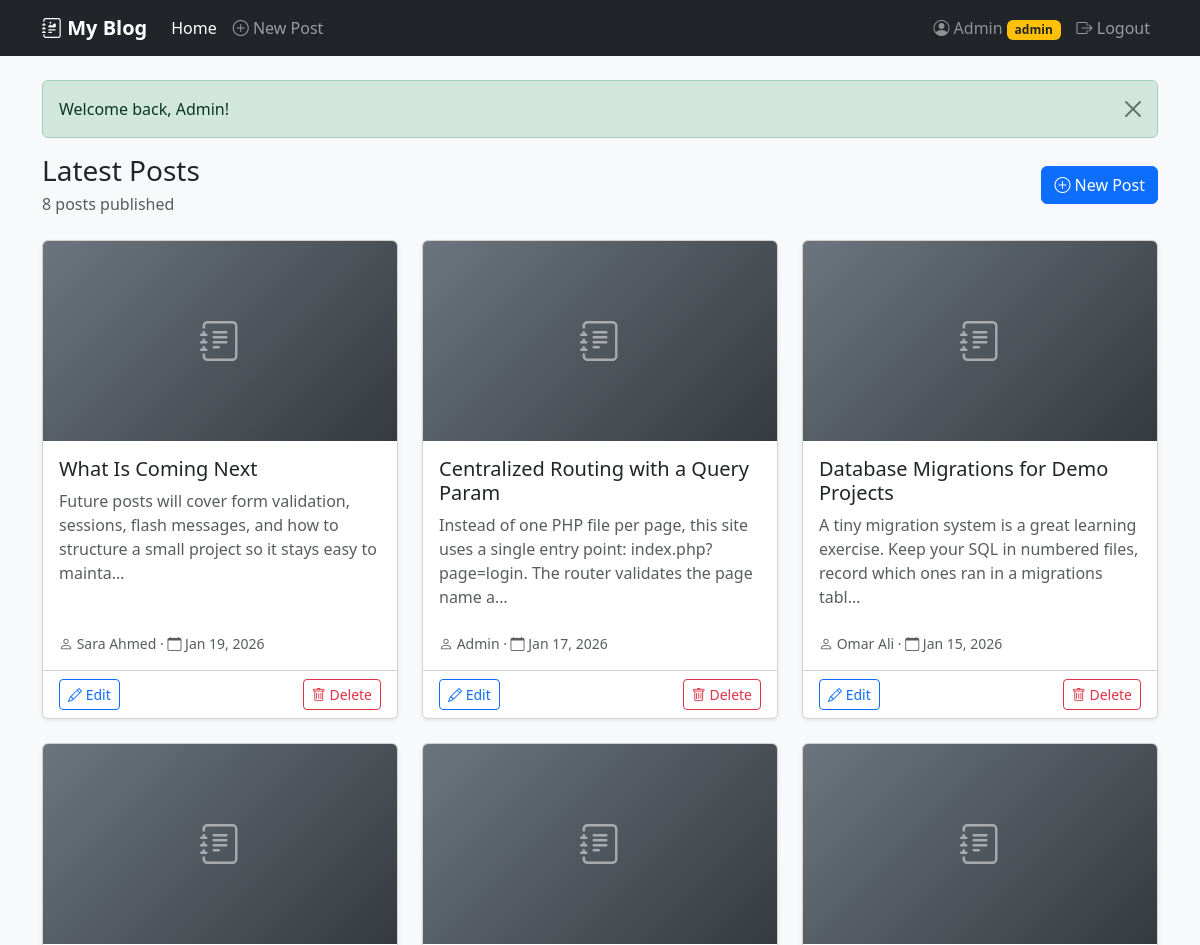
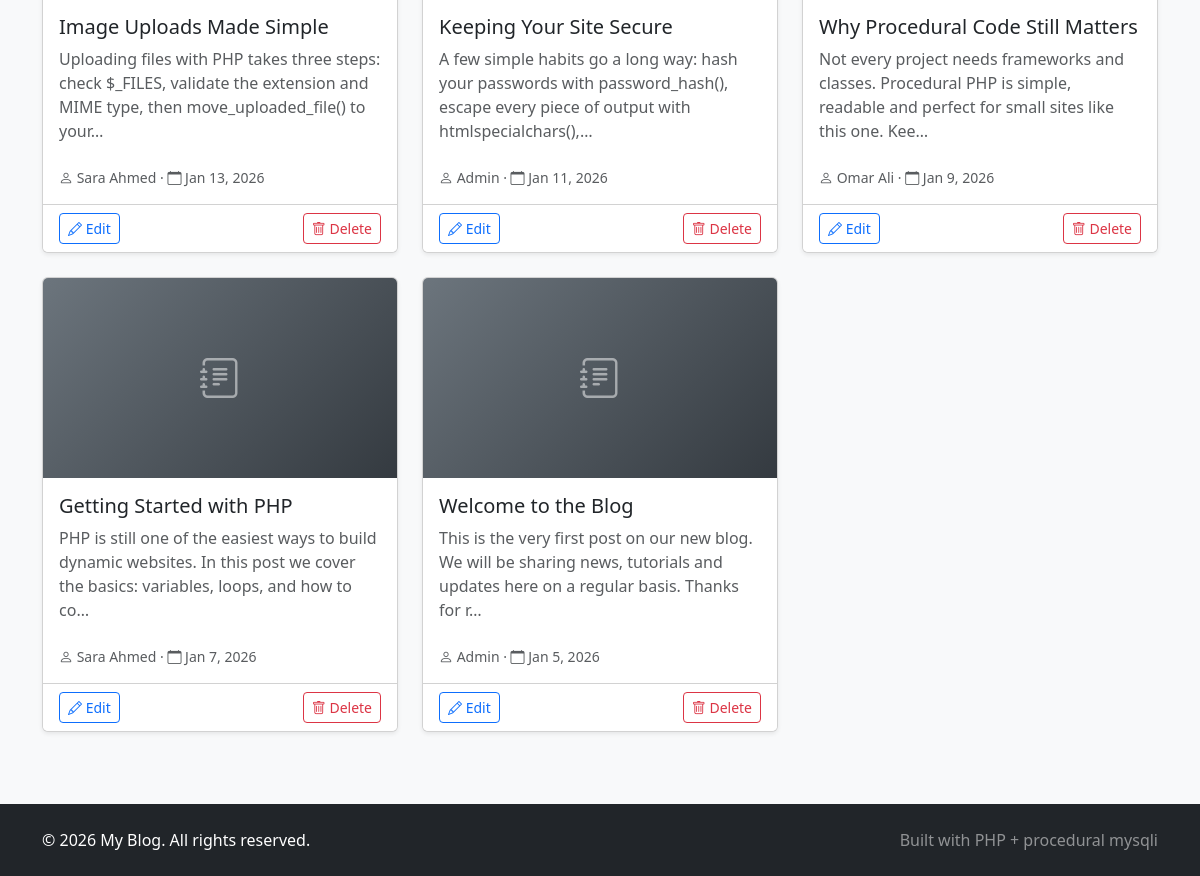
Page /index.php?page=home (signed in) on the committed database (2 pictures, top to bottom).
### tables this page shows
CREATE TABLE posts (
    id INT NOT NULL AUTO_INCREMENT PRIMARY KEY,
    user_id INT NOT NULL,
    title VARCHAR(200) NOT NULL,
    content TEXT NOT NULL,
    image VARCHAR(255) DEFAULT NULL,
    created_at DATETIME NOT NULL DEFAULT CURRENT_TIMESTAMP,
    updated_at DATETIME NOT NULL DEFAULT CURRENT_TIMESTAMP ON UPDATE CURRENT_TIMESTAMP,
    KEY idx_posts_user_id (user_id),
    CONSTRAINT fk_posts_user FOREIGN KEY (user_id) REFERENCES users (id) ON DELETE CASCADE
);

CREATE TABLE users (
    id INT NOT NULL AUTO_INCREMENT PRIMARY KEY,
    name VARCHAR(100) NOT NULL,
    email VARCHAR(190) NOT NULL UNIQUE,
    password VARCHAR(255) NOT NULL,
    role ENUM('admin','user') NOT NULL DEFAULT 'user',
    created_at DATETIME NOT NULL DEFAULT CURRENT_TIMESTAMP
);

### index.php (called while the page is built, shortened)
<?php
require_once __DIR__ . '/config/config.php';
require_once __DIR__ . '/core/functions.php';
$page = $_GET['page'] ?? 'home';
switch ($page) {
    case 'home':
        $posts = getAllPosts();
        break;
}
require __DIR__ . '/inc/header.php';
require __DIR__ . '/views/' . $page . '.php';
require __DIR__ . '/inc/footer.php';

### core/functions.php (called while the page is built, shortened)
<?php
function e($value)
{
    return htmlspecialchars((string) $value, ENT_QUOTES, 'UTF-8');
}
function isLoggedIn()
{
    return isset($_SESSION['user_id']);
}
function isAdmin()
{
    return isset($_SESSION['user_role']) && $_SESSION['user_role'] === 'admin';
}
function canEdit($post)
{
    return (int) $_SESSION['user_id'] === (int) $post['user_id'] || isAdmin();
}
function getAllPosts()
{
    global $conn;
    $sql = "SELECT p.*, u.name AS author_name
            FROM posts p
            INNER JOIN users u ON u.id = p.user_id
            ORDER BY p.created_at DESC, p.id DESC";
    $result = mysqli_query($conn, $sql);
    $posts = [];
    if ($result) {
        while ($row = mysqli_fetch_assoc($result)) {
            $posts[] = $row;
        }
    }
    return $posts;
}

### views/home.php (the view, shortened to what this page needs)
<div class="d-flex justify-content-between align-items-center mb-4 flex-wrap gap-2">
    <div>
        <h1 class="h3 mb-1">Latest Posts</h1>
        <p class="text-muted mb-0"><?= count($posts) ?> post<?= count($posts) === 1 ? '' : 's' ?> published</p>
    </div>
    <?php if (isLoggedIn()) { ?>
        <a href="index.php?page=add_post" class="btn btn-primary">
            <i class="bi bi-plus-circle"></i> New Post
        </a>
    <?php } ?>
</div>
<?php if (empty($posts)) { ?>
    <div class="alert alert-info">
        No posts yet.
        <?php if (isLoggedIn()) { ?>
            <a href="index.php?page=add_post">Write the first one</a>.
        <?php } ?>
    </div>
<?php } else { ?>
    <div class="row g-4">
        <?php foreach ($posts as $post) { ?>
            <div class="col-md-6 col-lg-4">
                <div class="card h-100 shadow-sm post-card">
                    <a href="index.php?page=post&id=<?= (int) $post['id'] ?>">
                        <?php if ($post['image']) { ?>
                            <img src="assets/uploads/<?= e($post['image']) ?>" class="card-img-top post-thumb" alt="<?= e($post['title']) ?>">
                        <?php } else { ?>
                            <div class="card-img-top post-thumb post-placeholder d-flex align-items-center justify-content-center">
                                <i class="bi bi-journal-text fs-1 text-white-50"></i>
                            </div>
                        <?php } ?>
                    </a>
                    <div class="card-body d-flex flex-column">
                        <h5 class="card-title">
                            <a href="index.php?page=post&id=<?= (int) $post['id'] ?>" class="text-decoration-none text-dark">
                                <?= e($post['title']) ?>
                            </a>
                        </h5>
                        <p class="card-text text-muted flex-grow-1">
                            <?= e(mb_substr(strip_tags($post['content']), 0, 130)) ?><?= mb_strlen(strip_tags($post['content'])) > 130 ? '…' : '' ?>
                        </p>
                        <div class="d-flex justify-content-between align-items-center mt-2">
                            <small class="text-muted">
                                <i class="bi bi-person"></i> <?= e($post['author_name']) ?>
                                &middot; <i class="bi bi-calendar"></i> <?= e(date('M j, Y', strtotime($post['created_at']))) ?>
                            </small>
                        </div>
                    </div>
                    <?php if (canEdit($post)) { ?>
                        <div class="card-footer bg-white d-flex gap-2">
                            <a href="index.php?page=edit_post&id=<?= (int) $post['id'] ?>" class="btn btn-sm btn-outline-primary">
                                <i class="bi bi-pencil"></i> Edit
                            </a>
                            <form action="index.php?page=delete_post&id=<?= (int) $post['id'] ?>" method="post" class="ms-auto"
                                  onsubmit="return confirm('Delete this post? This cannot be undone.');">
                                <button type="submit" class="btn btn-sm btn-outline-danger">
                                    <i class="bi bi-trash"></i> Delete
                                </button>
                            </form>
                        </div>
                    <?php } ?>
                </div>
            </div>
        <?php } ?>
    </div>
<?php } ?>

### assets/css/style.css (style rules this page uses)
body { min-height: 100vh; display: flex; flex-direction: column; background-color: #f8f9fa; }
.post-card { transition: transform 0.15s ease, box-shadow 0.15s ease; }
.post-thumb { height: 200px; object-fit: cover; }
.post-placeholder { background: linear-gradient(135deg, #6c757d, #343a40); }

### rows in the picture
posts: title "What Is Coming Next", content "Future posts will cover form validation, sessions, flash messages, and how to structure a small project so it stays easy to mainta", user.name "Sara Ahmed", created_at "Jan 19, 2026"
posts: title "Centralized Routing with a Query Param", content "Instead of one PHP file per page, this site uses a single entry point: index.php?page=login. The router validates the page name a", user.name "Admin", created_at "Jan 17, 2026"
posts: title "Database Migrations for Demo Projects", content "A tiny migration system is a great learning exercise. Keep your SQL in numbered files, record which ones ran in a migrations tabl", user.name "Omar Ali", created_at "Jan 15, 2026"
posts: title "Image Uploads Made Simple", content "Uploading files with PHP takes three steps: check $_FILES, validate the extension and MIME type, then move_uploaded_file() to your", user.name "Sara Ahmed", created_at "Jan 13, 2026"
posts: title "Keeping Your Site Secure", content "A few simple habits go a long way: hash your passwords with password_hash(), escape every piece of output with htmlspecialchars(),", user.name "Admin", created_at "Jan 11, 2026"
posts: title "Why Procedural Code Still Matters", content "Not every project needs frameworks and classes. Procedural PHP is simple, readable and perfect for small sites like this one. Kee", user.name "Omar Ali", created_at "Jan 9, 2026"
posts: title "Getting Started with PHP", content "PHP is still one of the easiest ways to build dynamic websites. In this post we cover the basics: variables, loops, and how to co", user.name "Sara Ahmed", created_at "Jan 7, 2026"
posts: title "Welcome to the Blog", content "This is the very first post on our new blog. We will be sharing news, tutorials and updates here on a regular basis. Thanks for r", user.name "Admin", created_at "Jan 5, 2026"

### other values in the picture
SITE_NAME "My Blog"
$_SESSION['user_name'] "Admin"
$flash['message'] "Welcome back, Admin!"
count($posts) "8"
